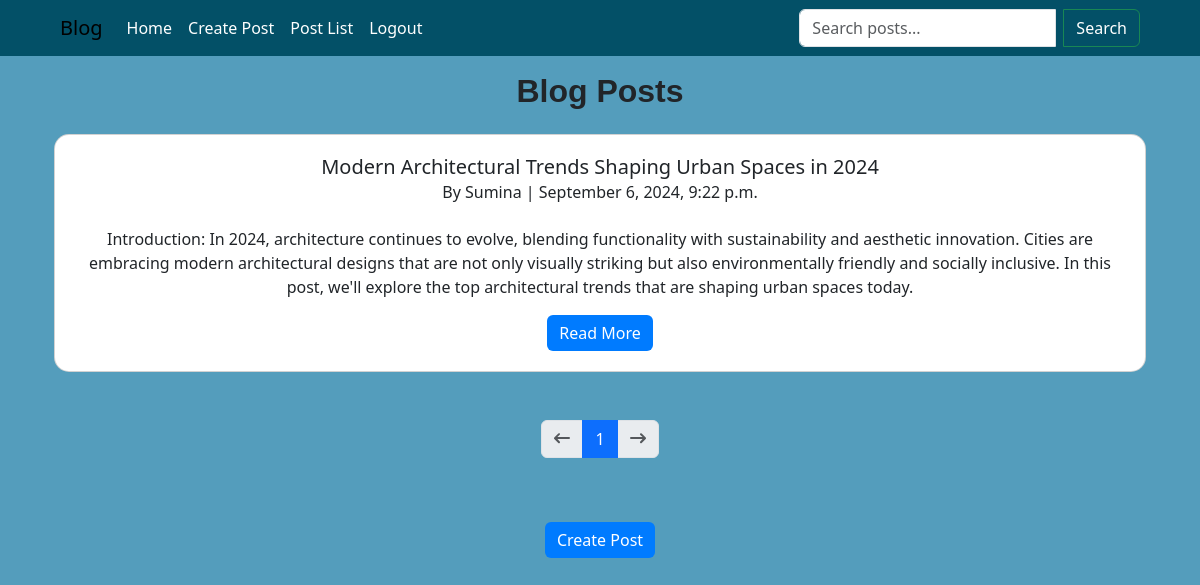
Screenshot of /blog/post_list/ (signed in) with the database file from the repository.
### blogpost/models.py (models this page shows, shortened)
class Post(models.Model):
    title = models.CharField(max_length=200)
    content = models.TextField()
    author = models.ForeignKey(User, on_delete=models.CASCADE)
    timestamp = models.DateTimeField(auto_now_add=True)

### blogpost/views.py (the view)
# urls.py: path('post_list/',post_list, name='post_list'),
@login_required
def post_list(request):
    query = request.GET.get('q', '')
    if request.user.is_authenticated:
        if query:
            posts = Post.objects.filter(
                Q(title__icontains=query) | Q(content__icontains=query),
                author=request.user
            )
        else:
            posts = Post.objects.filter(author=request.user)
    else:
        posts =Post.objects.none()
    paginator = Paginator(posts, 2)
    page_number = request.GET.get('page')
    try:
        posts =paginator.page(page_number)
    except PageNotAnInteger:
        posts =paginator.page(1)
    except EmptyPage:
        posts = paginator.page(paginator.num_pages)
    return render(request, 'blogpost/post_list.html', {'posts':posts, 'query':query})

### templates/blogpost/post_list.html (shortened to what this page needs)
{% extends "base.html" %}
{% block blogpost %}
<div class="container pt-4">
    <h2 class="text-center mb-4">Blog Posts</h2>
    {% if posts %}
        <div class="row row-cols-1 gap-4 w-auto">
            {% for post in posts %}
                <div class="col">
                    <div class="card w-auto h-auto text-center">
                        <div class="card-body">
                            <h5 class="card-title">{{ post.title }}</h5>
                            <h6 class="card-subtitle mb-4">By {{ post.author.username }} | {{ post.timestamp|date:"F j, Y, g:i a" }}</h6>
                            <p class="card-text">{{ post.content|truncatewords:50 }}</p>
                            <a href="{% url 'blogpost:post_detail' post.pk %}" class="btn btn-primary">Read More</a>
                        </div>
                    </div>
                </div>
            {% endfor %}
        </div>
        <nav aria-label="Page navigation" class="pt-5">
            <ul class="pagination justify-content-center">
                {% if posts.has_previous %}
                    <li class="page-item">
                        <a class="page-link" href="?page={{ posts.previous_page_number }}" aria-label="Previous">
                            <svg xmlns="http://www.w3.org/2000/svg" width="16" height="16" fill="currentColor" class="bi bi-arrow-left" viewBox="0 0 16 16">
                                <path fill-rule="evenodd" d="M5.707 1.5a1 1 0 0 0-1.414 0l-4 4a1 1 0 0 0 0 1.414l4 4a1 1 0 0 0 1.414-1.414L3.414 7H15a1 1 0 1 0 0-2H3.414l2.293-2.293a1 1 0 0 0 0-1.414z"/>
                            </svg>
                        </a>
                    </li>
                {% else %}
                    <li class="page-item disabled">
                        <span class="page-link">
                            <svg xmlns="http://www.w3.org/2000/svg" width="16" height="16" fill="currentColor" class="bi bi-arrow-left" viewBox="0 0 16 16">
                                <path fill-rule="evenodd" d="M5.707 1.5a1 1 0 0 0-1.414 0l-4 4a1 1 0 0 0 0 1.414l4 4a1 1 0 0 0 1.414-1.414L3.414 7H15a1 1 0 1 0 0-2H3.414l2.293-2.293a1 1 0 0 0 0-1.414z"/>
                            </svg>
                        </span>
                    </li>
                {% endif %}
                {% for num in posts.paginator.page_range %}
                    {% if posts.number == num %}
                        <li class="page-item active"><span class="page-link">{{ num }}</span></li>
                    {% else %}
                        <li class="page-item"><a class="page-link" href="?page={{ num }}">{{ num }}</a></li>
                    {% endif %}
                {% endfor %}
                {% if posts.has_next %}
                    <li class="page-item">
                        <a class="page-link" href="?page={{ posts.next_page_number }}" aria-label="Next">
                            <svg xmlns="http://www.w3.org/2000/svg" width="16" height="16" fill="currentColor" class="bi bi-arrow-right" viewBox="0 0 16 16">
                                <path fill-rule="evenodd" d="M10.293 1.5a1 1 0 0 1 1.414 0l4 4a1 1 0 0 1 0 1.414l-4 4a1 1 0 0 1-1.414-1.414L12.586 7H1a1 1 0 1 1 0-2h11.586L10.293 2.914a1 1 0 0 1 0-1.414z"/>
                            </svg>
                        </a>
                    </li>
                {% else %}
                    <li class="page-item disabled">
                        <span class="page-link">
                            <svg xmlns="http://www.w3.org/2000/svg" width="16" height="16" fill="currentColor" class="bi bi-arrow-right" viewBox="0 0 16 16">
                                <path fill-rule="evenodd" d="M10.293 1.5a1 1 0 0 1 1.414 0l4 4a1 1 0 0 1 0 1.414l-4 4a1 1 0 0 1-1.414-1.414L12.586 7H1a1 1 0 1 1 0-2h11.586L10.293 2.914a1 1 0 0 1 0-1.414z"/>
                            </svg>
                        </span>
                    </li>
                {% endif %}
            </ul>
        </nav>
    {% else %}
        <p class="text-center">No posts available.</p>
    {% endif %}
    <div class="text-center py-5">
        <a href="{% url 'blogpost:post_create' %}" class="btn btn-primary">Create Post</a>
    </div>
</div>
{% endblock blogpost %}

### static/css/styles.css (style rules this page uses)
body { background-color: rgba(41, 132, 171, 0.795); }

### static/css/create.css (style rules this page uses)
.card { background-color: #ffffff; border-radius: 15px; }
h2 { font-family: 'Poppins', sans-serif; font-weight: 700; }
.btn-primary { background-color: #007bff; border: none; transition: background-color 0.3s ease; }

### static/css/details.css (style rules this page uses)
.card-body { padding: 1.25rem; }

### rows the page displays
Post: title "Modern Architectural Trends Shaping Urban Spaces in 2024", author.username "Sumina", timestamp "September 6, 2024, 9:22 p.m.", content "Introduction: In 2024, architecture continues to evolve, blending functionality with sustainability and aesthetic innovation. Cities are embracing modern architectural designs that are not only visually striking but also environmentally friendly and socially inclusive. In this post, we'll explore the top architectural trends that are shaping urban spaces today."

### other values shown
{{ num }} "1"
